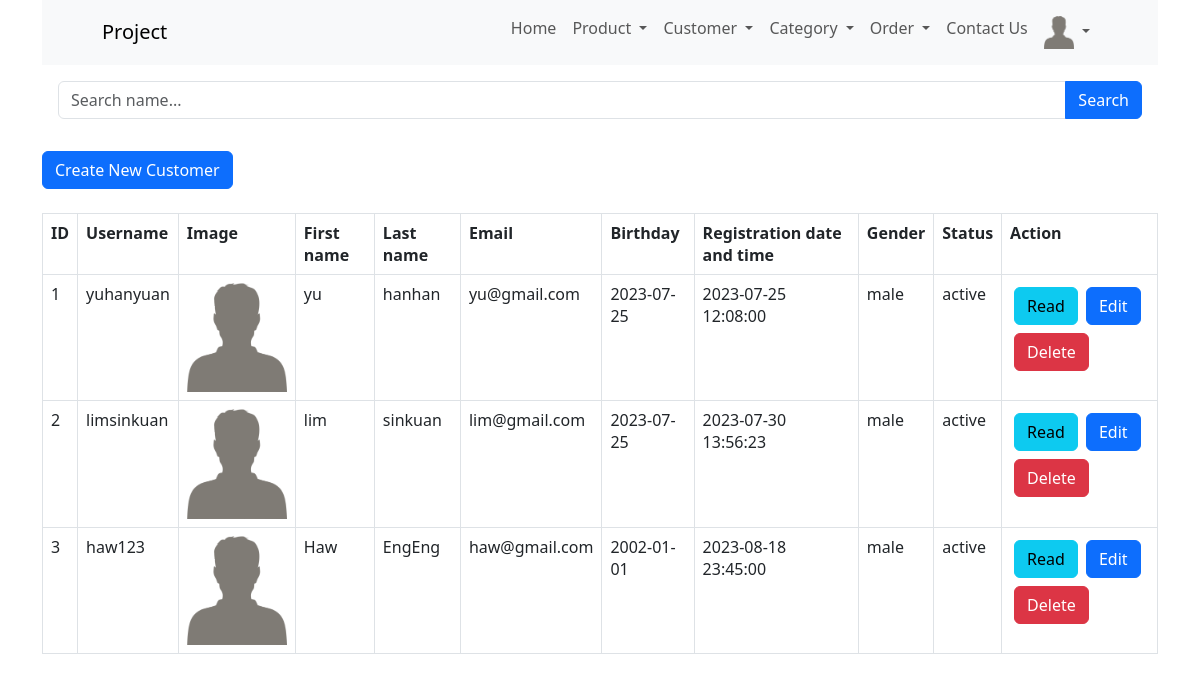
Page /customer_read.php (signed in) on the earlier database version.
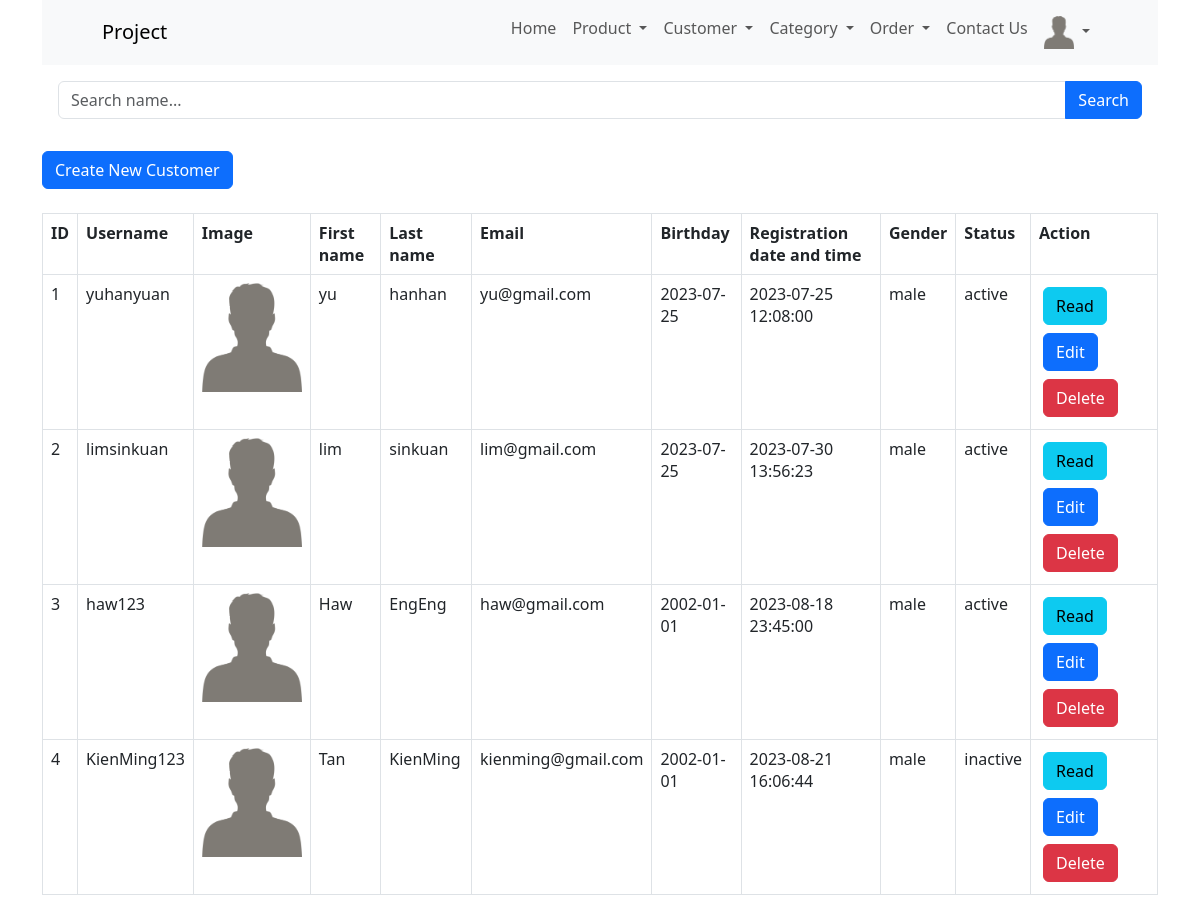
Same page on the later database version.
### tables this page shows
CREATE TABLE IF NOT EXISTS `customers` (
  `user_id` int NOT NULL AUTO_INCREMENT,
  `username` varchar(20) NOT NULL,
  `image` varchar(100) NOT NULL DEFAULT 'default_user.png',
  `first_name` varchar(20) NOT NULL,
  `last_name` varchar(20) NOT NULL,
  `password` text NOT NULL,
  `email` varchar(30) NOT NULL,
  `date_of_birth` date NOT NULL,
  `registration_date_time` datetime NOT NULL DEFAULT CURRENT_TIMESTAMP ON UPDATE CURRENT_TIMESTAMP,
  `gender` enum('male','female') NOT NULL,
  `status` enum('active','inactive') NOT NULL DEFAULT 'active',
  PRIMARY KEY (`user_id`),
  UNIQUE KEY `username` (`username`)
);

### customer_read.php (the view, shortened to what this page needs)
<html lang="en">
<head>
    <link href="https://cdn.jsdelivr.net/npm/bootstrap@5.3.0/dist/css/bootstrap.min.css" rel="stylesheet">
</head>
<body>
    <div class="container">
        <?php
        include 'menu/menu.php';
        ?>
        <?php
        include 'config/database.php';
        $searchKeyword = isset($_GET['search']) ? $_GET['search'] : '';
        $query = "SELECT image, user_id, username, first_name, last_name, date_of_birth, registration_date_time, email, gender, status FROM customers";
        $query .= " ORDER BY user_id ASC";
        $stmt = $con->prepare($query);
        $stmt->execute();
        $num = $stmt->rowCount();
        echo '<div class="p-3">
            <form method="GET" action="">
                <div class="input-group mb-3">
                    <input type="text" class="form-control" name="search" placeholder="Search name..." value="' . str_replace('%', '', $searchKeyword) . '">
                    <button class="btn btn-primary" type="submit">Search</button>
                </div>
            </form>
        </div>';
        echo "<div><a href='customer_create.php' class='btn btn-primary m-b-1em'>Create New Customer</a></div>" . "<br>";
        if ($num > 0) {
            echo "<table id='customer_table' class='table table-hover table-responsive table-bordered'>";
            echo "<tr>";
            echo "<th>ID</th>";
            echo "<th>Username</th>";
            echo "<th>Image</th>";
            echo "<th>First name</th>";
            echo "<th>Last name</th>";
            echo "<th>Email</th>";
            echo "<th>Birthday</th>";
            echo "<th>Registration date and time</th>";
            echo "<th>Gender</th>";
            echo "<th>Status</th>";
            echo "<th>Action</th>";
            echo "</tr>";
            while ($row = $stmt->fetch(PDO::FETCH_ASSOC)) {
                extract($row);
                echo "<tr>";
                echo "<td>{$user_id}</td>";
                echo "<td>{$username}</td>";
                echo "<td><img src='uploads/{$image}' alt='{$username}' width='100px'</td>";
                echo "<td>{$first_name}</td>";
                echo "<td>{$last_name}</td>";
                echo "<td>{$email}</td>";
                echo "<td>{$date_of_birth}</td>";
                echo "<td>{$registration_date_time}</td>";
                echo "<td>{$gender}</td>";
                echo "<td>{$status}</td>";
                echo "<td>";
                echo "<a href='customer_read_one.php?id={$user_id}' class='btn btn-info m-r-1em m-1'>Read</a>";
                echo "<a href='customer_update.php?id={$user_id}' class='btn btn-primary m-r-1em m-1'>Edit</a>";
                echo "<a href='#' onclick='delete_customer({$user_id});'  class='btn btn-danger m-1'>Delete</a>";
                echo "</td>";
                echo "</tr>";
            }
            echo "</table>";
        } else {
            echo "<div class='alert alert-danger'>No records found.</div>";
        }
        ?>
    </div>
</body>
</html>

### menu/menu.php (shortened to what this page needs)
<div class="page-header">
    <nav class="navbar navbar-expand-lg bg-body-tertiary px-5">
        <div class="container-fluid d-flex">
            <a class="navbar-brand" href="#">Project</a>
            <div class="collapse navbar-collapse d-flex flex-row-reverse" id="navbarNavAltMarkup">
                <div class="navbar-nav">
                    <a class="nav-link" href="index.php">Home</a>
                    <li class="nav-item dropdown">
                        <a class="nav-link dropdown-toggle" href="#" role="button" data-bs-toggle="dropdown" aria-expanded="false">
                            Product
                        </a>
                    </li>
                    <li class="nav-item dropdown">
                        <a class="nav-link dropdown-toggle" href="#" role="button" data-bs-toggle="dropdown" aria-expanded="false">
                            Customer
                        </a>
                    </li>
                    <li class="nav-item dropdown">
                        <a class="nav-link dropdown-toggle" href="#" role="button" data-bs-toggle="dropdown" aria-expanded="false">
                            Category
                        </a>
                    </li>
                    <li class="nav-item dropdown">
                        <a class="nav-link dropdown-toggle" href="#" role="button" data-bs-toggle="dropdown" aria-expanded="false">
                            Order
                        </a>
                    </li>
                    <a class="nav-link" href="contact.php">Contact Us</a>
                    <li class="nav-item dropdown">
                        <a class="nav-link dropdown-toggle" href="#" role="button" data-bs-toggle="dropdown" aria-expanded="false">
                            <?php
                            echo "<img src='uploads/{$_SESSION['user_image']}' alt='{$_SESSION['username']}' width='30px'>";
                            ?>
                        </a>
                    </li>
                </div>
            </div>
        </div>
    </nav>
</div>

Differences in the rows shown:
added customers: user_id "4", username "KienMing123", image (placeholder picture), first_name "Tan", last_name "KienMing", email "kienming@gmail.com", date_of_birth "2002-01-01", registration_date_time "2023-08-21 16:06:44", gender "male", status "inactive"
